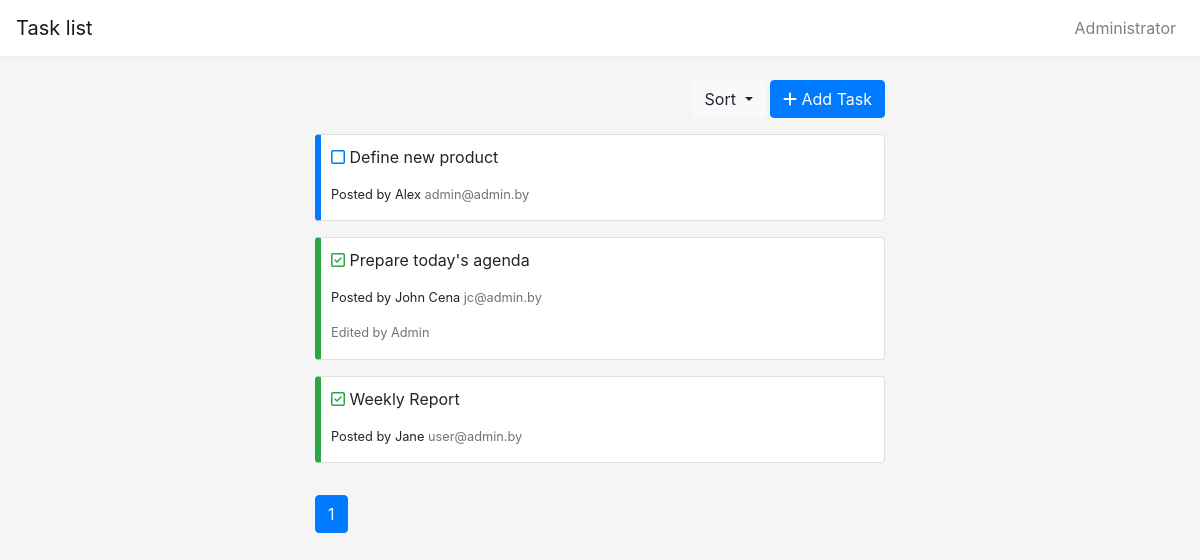
Screenshot of /?order_by=email with the database file from the repository.
### tables this page shows
CREATE TABLE `task` (
  `id` int(11) NOT NULL,
  `content` text NOT NULL,
  `author_name` varchar(128) NOT NULL,
  `author_email` varchar(128) NOT NULL,
  `status` enum('created','completed') NOT NULL DEFAULT 'created',
  `edited` tinyint(1) NOT NULL DEFAULT '0'
);

### app/controllers/TaskController.php (called while the page is built, shortened)
<?php
final class TaskController extends Controller
{
    public function indexAction()
    {
        $pagination = new Paginator($this->route, $this->model->countAll());
        $this->view->render('Task list', [
            'pagination' => $pagination->get(),
            'tasks' => $this->model->findAll($this->route, ($this->route['get']['order_by'] ?? '')),
        ]);
    }
}

### index.php (called while the page is built, shortened)
<?php
spl_autoload_register(function ($class) {
    $path = str_replace('\\', '/', $class.'.php');
});
$router = new Router();
$router->run();

### app/lib/Db.php (called while the page is built, shortened)
<?php
final class Db
{
    private $db;
    public function __construct()
    {
        $config = require 'config/db.php';
        $this->db = new PDO('mysql:host='.$config['host'].';dbname='.$config['dbname'].';port='.$config['port'].';charset='.$config['charset'], $config['user'], $config['password']);
        $this->db->setAttribute(PDO::ATTR_EMULATE_PREPARES, false);
        $this->db->setAttribute(PDO::ATTR_STRINGIFY_FETCHES, false);
    }
    public function query($sql, $params = [])
    {
        $stmt = $this->db->prepare($sql);
        if (!empty($params)) {
            foreach ($params as $key => $val) {
                if (\is_int($val)) {
                    $type = PDO::PARAM_INT;
                } elseif (\is_bool($val)) {
                    $type = PDO::PARAM_BOOL;
                } else {
                    $type = PDO::PARAM_STR;
                }
                $stmt->bindValue(':'.$key, $val, $type);
            }
        }
        $stmt->execute();
        return $stmt;
    }
    public function row($sql, $params = [])
    {
        $result = $this->query($sql, $params);
        return $result->fetchAll(PDO::FETCH_ASSOC);
    }
    public function column($sql, $params = [])
    {
        $result = $this->query($sql, $params);
        return $result->fetchColumn();
    }
}

### config/db.php (called while the page is built)
<?php
return [
    'host' => 'localhost',
    'dbname' => 'taskbook',
    'user' => 'root',
    'password' => '',
    'port' => '3306',
    'charset' => 'utf8mb4',
];

### app/models/Task.php (called while the page is built, shortened)
<?php
final class Task extends Model
{
    public function countAll(): int
    {
        return $this->db->column('SELECT COUNT(id) FROM task');
    }
    public function findAll(array $route, string $order = 'id DESC')
    {
        if ($order === 'name') {
            $order = 'author_name';
        } elseif ($order === 'name_desc') {
            $order = 'author_name DESC';
        } elseif ($order === 'email') {
            $order = 'author_email';
        } elseif ($order === 'email_desc') {
            $order = 'author_email DESC';
        } elseif ($order === 'status') {
            $order = 'status';
        } else {
            $order = 'id DESC';
        }
        $max = 3;
        $params = [
            'max' => $max,
            'start' => ((($route['page'] ?? 1) - 1) * $max),
        ];
        return $this->db->row('SELECT * FROM task ORDER by '.$order.' LIMIT :start, :max', $params);
    }
}

### app/core/Controller.php (called while the page is built, shortened)
<?php
abstract class Controller
{
    public function __construct($route)
    {
        $this->route = $route;
        $this->model = $this->loadModel($route['controller']);
    }
    public function loadModel(string $name)
    {
        $path = 'app\models\\'.ucfirst($name);
        if (class_exists($path)) {
            return new $path();
        }
    }
}

### app/core/Model.php (called while the page is built, shortened)
<?php
abstract class Model
{
    public function __construct()
    {
        $this->db = new Db();
    }
}

### resources/views/task/index.php (the view, shortened to what this page needs)
<?php require __DIR__.'/../layouts/partials/_filter.php'; ?>
<ul class="todo-list mb-3">
    <?php foreach ($tasks as $task): ?>
        <li class="card <?= ($task['status'] === 'completed') ? 'completed' : ''; ?>">
            <p>
                <?php if ($task['status'] === 'completed'): ?>
                    <i class="far fa-check-square text-success" title="Completed"></i>
                <?php else: ?>
                    <i class="far fa-square text-primary" title="New"></i>
                <?php endif; ?>
                <?php echo htmlspecialchars($task['content']); ?>
            </p>
            <p class="small">
                Posted by <?php echo htmlspecialchars($task['author_name']); ?>
                <span class="text-muted">
                        <?php echo htmlspecialchars($task['author_email']); ?>
                    </span>
            </p>
            <?php if ((int) $task['edited'] === 1): ?>
                <p class="small text-muted">Edited by Admin</p>
            <?php endif; ?>
        </li>
    <?php endforeach; ?>
</ul>
<?php echo $pagination; ?>

### public/css/app.css (style rules this page uses)
body { background-color: #f5f5f5; }
.todo-list { margin: 0; padding: 0; list-style: none; overflow: auto; }
.todo-list > li { padding: 10px 10px 0 10px; margin-bottom: 16px; border-left: 6px solid #007bff; }
.todo-list > li.card.completed { border-left-color: #28a745; }

### rows the page displays
task: status "created" (drawn), content "Define new product", author_name "Alex", author_email "admin@admin.by"
task: status "completed" (drawn), content "Prepare today's agenda", author_name "John Cena", author_email "jc@admin.by", edited "Edited by Admin"
task: status "completed" (drawn), content "Weekly Report", author_name "Jane", author_email "user@admin.by"
